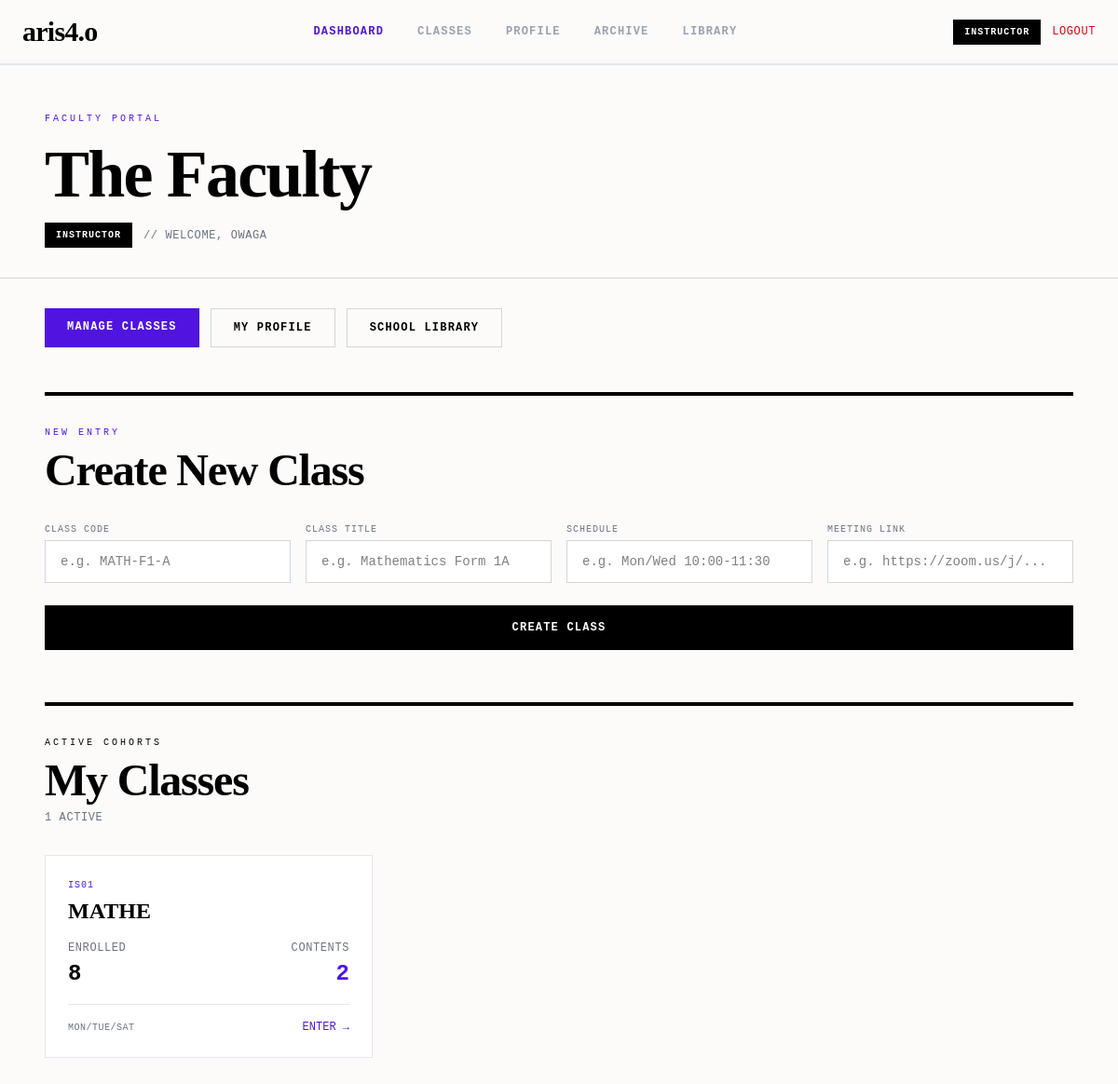
/instructor-dashboard/ (signed in), run on the app's committed database.
### accounts/models.py (models this page shows, shortened)
class User(AbstractUser):
    ROLE_CHOICES=[
        ('student', 'student'),
        ('instructor', 'instructor'),
        ('admin', 'admin'),
        ]
    role = models.CharField(max_length=20, choices=ROLE_CHOICES)
    is_approved = models.BooleanField(default=False)
    xp = models.IntegerField(default=0)

class AcademicClass(models.Model):
    code = models.CharField(max_length=20, unique=True)
    title = models.CharField(max_length=200)
    schedule_string = models.CharField(max_length=100)
    meeting_link = models.CharField(max_length=200, blank=True, default='')
    students = models.ManyToManyField(settings.AUTH_USER_MODEL, related_name='enrolled_classes', blank=True)
    instructor = models.ForeignKey(settings.AUTH_USER_MODEL, on_delete=models.SET_NULL, null=True, blank=True, limit_choices_to={'role': 'instructor'}, related_name='taught_classes')
    slug = models.SlugField(unique=True, blank=True)

### accounts/views.py (the view)
# urls.py: path('instructor-dashboard/', views.instructor_dashboard_view, name='instructor_dashboard'),
def instructor_dashboard_view(request):
    if not request.user.is_authenticated:
        return redirect('login')
    if request.user.role != 'instructor':
        return redirect('home')
    if not request.user.is_approved:
        return redirect('pending_approval')
    return render(request, 'instructor_dashboard.html', {
        'my_classes': AcademicClass.objects.filter(instructor=request.user),
    })

### accounts/templates/instructor_dashboard.html (shortened to what this page needs)
{% extends 'base.html' %}
{% block content %}
<main class="w-full pb-32">
    <section class="px-6 md:px-12 pt-12 pb-8 border-b border-gray-300">
        <div class="max-w-7xl mx-auto">
            <span class="font-mono text-[10px] uppercase tracking-[0.3em] text-[#4f14e0] mb-4 block">Faculty Portal</span>
            <h1 class="font-serif text-5xl md:text-7xl font-black tracking-tight text-black leading-none">The Faculty</h1>
            <div class="flex items-center gap-3 mt-4">
                {% if user_tier %}
                <div class="{{ user_tier.tier_color_class }} font-mono text-[10px] font-bold tracking-widest px-3 py-1.5 uppercase select-none shadow-sm">
                    {{ user_tier.title }}
                </div>
                {% endif %}
                <p class="font-mono text-xs text-gray-500 uppercase tracking-wider">// Welcome, {{ request.user.username }}</p>
            </div>
        </div>
    </section>
    <section class="px-6 md:px-12 mt-8">
        <div class="max-w-7xl mx-auto flex flex-wrap gap-3">
            <a href="{% url 'instructor_manage_classes' %}" class="px-6 py-3 bg-[#4f14e0] text-white font-mono text-xs font-bold uppercase tracking-widest hover:scale-[1.02] transition-transform">
                Manage Classes
            </a>
            <a href="{% url 'teacher_profile' %}" class="px-6 py-3 border border-gray-300 text-black font-mono text-xs font-bold uppercase tracking-widest hover:bg-black hover:text-white hover:border-black transition-all duration-300">
                My Profile
            </a>
            <a href="{% url 'library' %}" class="px-6 py-3 border border-gray-300 text-black font-mono text-xs font-bold uppercase tracking-widest hover:bg-black hover:text-white hover:border-black transition-all duration-300">
                School Library
            </a>
        </div>
    </section>
    <section class="px-6 md:px-12 mt-12">
        <div class="max-w-7xl mx-auto">
            <div class="border-t-4 border-black pt-6 mb-8">
                <span class="font-mono text-[10px] uppercase tracking-[0.3em] text-[#4f14e0]">New Entry</span>
                <h2 class="font-serif text-3xl md:text-5xl font-black tracking-tight text-black mt-2">Create New Class</h2>
            </div>
            <form method="POST" action="{% url 'instructor_manage_classes' %}" class="grid grid-cols-1 md:grid-cols-2 lg:grid-cols-4 gap-4">
                <div>
                    <label class="font-mono text-[10px] uppercase tracking-widest text-gray-500 block mb-1">Class Code</label>
                    <input type="text" name="code" placeholder="e.g. MATH-F1-A" required class="w-full border border-gray-300 px-4 py-3 font-mono text-sm bg-white focus:outline-none focus:border-[#4f14e0] transition-colors">
                </div>
                <div>
                    <label class="font-mono text-[10px] uppercase tracking-widest text-gray-500 block mb-1">Class Title</label>
                    <input type="text" name="title" placeholder="e.g. Mathematics Form 1A" required class="w-full border border-gray-300 px-4 py-3 font-mono text-sm bg-white focus:outline-none focus:border-[#4f14e0] transition-colors">
                </div>
                <div>
                    <label class="font-mono text-[10px] uppercase tracking-widest text-gray-500 block mb-1">Schedule</label>
                    <input type="text" name="schedule_string" placeholder="e.g. Mon/Wed 10:00-11:30" class="w-full border border-gray-300 px-4 py-3 font-mono text-sm bg-white focus:outline-none focus:border-[#4f14e0] transition-colors">
                </div>
                <div>
                    <label class="font-mono text-[10px] uppercase tracking-widest text-gray-500 block mb-1">Meeting Link</label>
                    <input type="text" name="meeting_link" placeholder="e.g. https://zoom.us/j/..." class="w-full border border-gray-300 px-4 py-3 font-mono text-sm bg-white focus:outline-none focus:border-[#4f14e0] transition-colors">
                </div>
                <div class="md:col-span-2 lg:col-span-4 mt-2">
                    <button type="submit" class="w-full bg-black text-white px-8 py-4 font-mono text-xs font-bold tracking-widest uppercase hover:bg-[#4f14e0] transition-colors">
                        CREATE CLASS
                    </button>
                </div>
            </form>
        </div>
    </section>
    <section class="px-6 md:px-12 mt-14">
        <div class="max-w-7xl mx-auto">
            <div class="border-t-4 border-black pt-6 mb-8">
                <span class="font-mono text-[10px] uppercase tracking-[0.3em] text-[#4f14e0">Active Cohorts</span>
                <h2 class="font-serif text-3xl md:text-5xl font-black tracking-tight text-black mt-2">My Classes</h2>
                <p class="font-mono text-xs text-gray-500 mt-2 uppercase tracking-wider">{{ my_classes|length }} ACTIVE</p>
            </div>
            {% if my_classes %}
            <div class="grid grid-cols-1 md:grid-cols-2 lg:grid-cols-3 gap-6">
                {% for class in my_classes %}
                <a href="{% url 'instructor_class' slug=class.slug %}" class="group border border-gray-200 bg-white hover:border-[#4f14e0] transition-all duration-300 p-6 flex flex-col">
                    <div class="mb-4">
                        <span class="font-mono text-[10px] text-[#4f14e0] uppercase tracking-widest block mb-1">{{ class.code }}</span>
                        <h3 class="font-serif text-2xl font-black text-black uppercase group-hover:text-[#4f14e0] transition-colors">{{ class.title }}</h3>
                    </div>
                    <div class="grid grid-cols-2 gap-4 mb-4 font-mono text-xs text-black">
                        <div>
                            <div class="text-gray-500 uppercase tracking-wider">Enrolled</div>
                            <div class="text-2xl font-bold mt-1">{{ class.students.count }}</div>
                        </div>
                        <div class="text-right">
                            <div class="text-gray-500 uppercase tracking-wider">Contents</div>
                            <div class="text-2xl font-bold text-[#4f14e0] mt-1">{{ class.contents.count }}</div>
                        </div>
                    </div>
                    <div class="mt-auto flex items-center justify-between pt-4 border-t border-gray-200">
                        <span class="font-mono text-[10px] text-gray-500 uppercase tracking-wider">{{ class.schedule_string }}</span>
                        <span class="font-mono text-xs text-[#4f14e0] group-hover:translate-x-1 transition-transform">ENTER &rarr;</span>
                    </div>
                </a>
                {% endfor %}
            </div>
            {% else %}
            <div class="text-center py-16 border border-dashed border-gray-300">
                <p class="font-mono text-xs text-gray-400 uppercase tracking-wider">No classes assigned yet</p>
                <p class="font-mono text-[10px] text-gray-300 mt-2">Create a class above to get started</p>
            </div>
            {% endif %}
        </div>
    </section>
</main>
{% endblock %}

### accounts/templates/base.html (shortened to what this page needs)
{% load static %}
<!DOCTYPE html>
<html lang="en">
<head>
    <link rel="stylesheet" href="{% static 'css/tailwind.css' %}">
</head>
<body class="bg-[#fcfbfa] min-h-screen flex flex-col" style="padding-top: 72px; padding-bottom: 88px;" onload="if(!document.querySelector('nav.fixed')){this.style.paddingTop='0';this.style.paddingBottom='0';}">
{% if request.resolver_match.url_name != 'login' and request.resolver_match.url_name != 'register' and request.resolver_match.url_name != 'home' and request.resolver_match.url_name != 'password_reset' and request.resolver_match.url_name != 'password_reset_done' and request.resolver_match.url_name != 'password_reset_confirm' and request.resolver_match.url_name != 'password_reset_complete' %}
<nav class="w-full bg-[#fcfbfa] border-b-2 border-gray-200 shadow-[0_4px_24px_rgba(0,0,0,0.06)] px-6 py-4 fixed top-0 left-0 right-0 z-50">
  <div class="max-w-7xl mx-auto flex items-center justify-between">
    <a href="{% url 'home' %}" class="font-serif text-3xl font-black tracking-tight text-black select-none">aris4.o</a>
    <div class="hidden md:flex items-center gap-1 font-mono text-xs font-bold uppercase tracking-widest">
      {% with current=request.resolver_match.url_name %}
      {% if user.is_authenticated %}
      {% if user.role == 'admin' or user.is_superuser %}
          <a href="{% url 'admin_dashboard' %}" class="relative px-4 py-2 transition-colors {% if current == 'admin_dashboard' %}text-[#4f14e0] after:absolute after:bottom-[-1rem] after:left-2 after:right-2 after:h-[3px] after:bg-[#4f14e0] after:rounded-full{% else %}text-gray-400 hover:text-[#4f14e0]{% endif %}">Dashboard</a>
          {% elif user.role == 'instructor' %}
          <a href="{% url 'instructor_dashboard' %}" class="relative px-4 py-2 transition-colors {% if current == 'instructor_dashboard' %}text-[#4f14e0] after:absolute after:bottom-[-1rem] after:left-2 after:right-2 after:h-[3px] after:bg-[#4f14e0] after:rounded-full{% else %}text-gray-400 hover:text-[#4f14e0]{% endif %}">Dashboard</a>
          <a href="{% url 'instructor_manage_classes' %}" class="relative px-4 py-2 transition-colors {% if current == 'instructor_manage_classes' or current == 'instructor_class' %}text-[#4f14e0] after:absolute after:bottom-[-1rem] after:left-2 after:right-2 after:h-[3px] after:bg-[#4f14e0] after:rounded-full{% else %}text-gray-400 hover:text-[#4f14e0]{% endif %}">Classes</a>
          <a href="{% url 'teacher_profile' %}" class="relative px-4 py-2 transition-colors {% if current == 'teacher_profile' or current == 'teacher_profile_by_username' or current == 'edit_instructor_profile' %}text-[#4f14e0] after:absolute after:bottom-[-1rem] after:left-2 after:right-2 after:h-[3px] after:bg-[#4f14e0] after:rounded-full{% else %}text-gray-400 hover:text-[#4f14e0]{% endif %}">Profile</a>
        {% endif %}
        {% else %}
        <a href="{% url 'login' %}" class="relative px-4 py-2 text-gray-400 hover:text-[#4f14e0] transition-colors">Dashboard</a>
        {% endif %}
      <a href="{% url 'archive_index' %}" class="relative px-4 py-2 transition-colors {% if current == 'archive_index' or current == 'archive_category' %}text-[#4f14e0] after:absolute after:bottom-[-1rem] after:left-2 after:right-2 after:h-[3px] after:bg-[#4f14e0] after:rounded-full{% else %}text-gray-400 hover:text-[#4f14e0]{% endif %}">Archive</a>
      <a href="{% url 'library' %}" class="relative px-4 py-2 transition-colors {% if current == 'library' or current == 'library_download' %}text-[#4f14e0] after:absolute after:bottom-[-1rem] after:left-2 after:right-2 after:h-[3px] after:bg-[#4f14e0] after:rounded-full{% else %}text-gray-400 hover:text-[#4f14e0]{% endif %}">Library</a>
      {% endwith %}
    </div>
    <div class="flex items-center gap-3">
      {% if user.is_authenticated and user_tier %}
      <div class="flex items-center gap-2">
        <div class="{{ user_tier.tier_color_class }} font-mono text-[10px] font-bold tracking-widest px-3 py-1.5 uppercase select-none shadow-sm">
          {{ user_tier.title }}
        </div>
      </div>
      {% endif %}
      {% if user.is_authenticated %}
      <a href="{% url 'logout' %}" class="hidden md:inline font-mono text-xs text-red-600 hover:text-red-800 uppercase tracking-wider transition-colors">Logout</a>
      {% endif %}
    </div>
  </div>
</nav>
{% endif %}
<main class="flex-grow">
    {% block content %}
    {% endblock %}
</main>
</body>
</html>

### data on the page
User: title "INSTRUCTOR", user.username "OWAGA"
AcademicClass: code "IS01", title "MATHE", students.count "8", contents.count "2", schedule_string "MON/TUE/SAT"

### other printed values
{{ my_classes|length }} "1"
